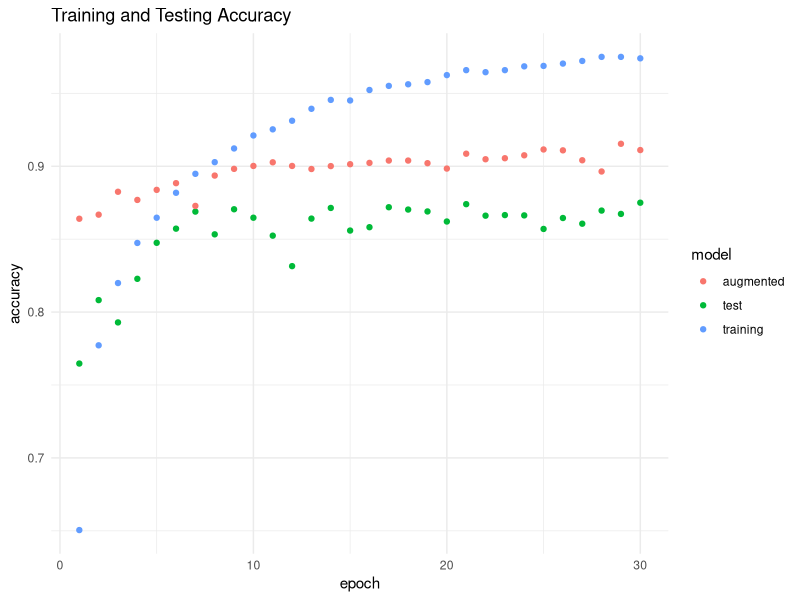

This figure's R source:
#load data 
data<-read.csv("CNN_ACC.csv", header = FALSE)

#load library 
library(ggplot2)

#set names for data
names(data)<-c("epoch", "accuracy", "model")
data

#plot the data
ggplot(data = data, 
       aes(epoch, accuracy)) + 
       theme_minimal() + 
       geom_point(aes(color = model)) + 
       labs(title="Training and Testing Accuracy")